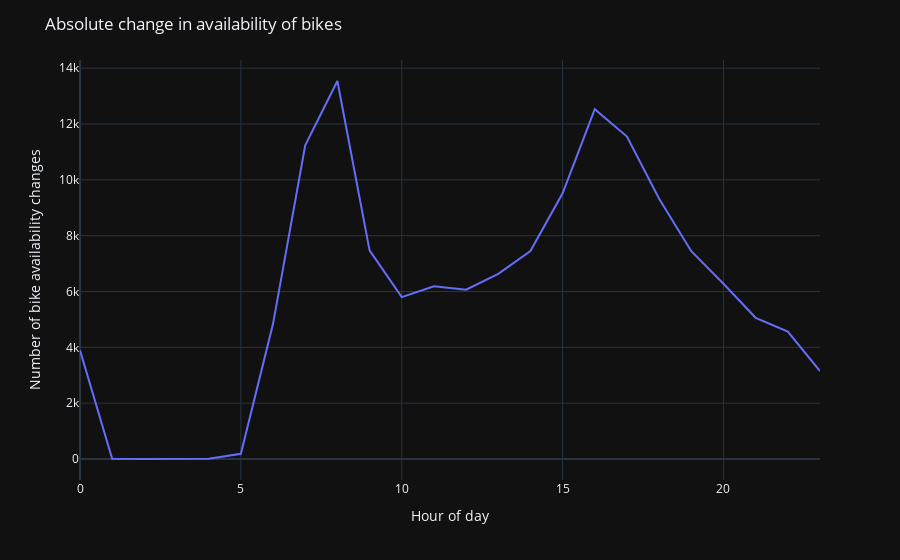

Notebook cell for this chart:
### Markdown cell above
## Absolute changes in bike numbers by hour

### Code cell
# Graph the absolute change in number of bikes at a station by the hour of day
stations.change_in_bikes = abs(stations['num_bikes_available'] - stations['num_bikes_available'].shift(-1)) * stations['station_id'] == stations['station_id'].shift(-1)
stations['change_in_bikes'] = stations['same_station_as_previous_row'] * abs(stations['num_bikes_available'] - stations['num_bikes_available'].shift(-1))

changed_by_hour = stations.groupby(stations.last_reported.dt.hour).change_in_bikes.sum()
fig = px.line(
    changed_by_hour, y='change_in_bikes', labels={'change_in_bikes': 'Number of bike availability changes', 'last_reported': 'Hour of day'}
)
fig.update_layout(title='Absolute change in availability of bikes')
fig

### Figure 1 — Plotly figure (JSON) as saved in the notebook; plotly's stock layout.template omitted (floating-point values rounded to 4 significant figures)
{"data": [{"hovertemplate": "Hour of day=%{x}<br>Number of bike availability changes=%{y}<extra></extra>", "legendgroup": "", "line": {"color": "#636efa", "dash": "solid"}, "marker": {"symbol": "circle"}, "mode": "lines", "name": "", "orientation": "v", "showlegend": false, "type": "scatter", "x": [0, 1, 2, 3, 4, 5, 6, 7, 8, 9, 10, 11, 12, 13, 14, 15, 16, 17, 18, 19, 20, 21, 22, 23], "xaxis": "x", "y": [3895, 6, 0, 0, 9, 184, 4842, 11237, 13541, 7473, 5798, 6188, 6065, 6631, 7448, 9518, 12533, 11552, 9322, 7445, 6276, 5058, 4563, 3151], "yaxis": "y"}], "layout": {"legend": {"tracegroupgap": 0}, "margin": {"t": 60}, "title": {"text": "Absolute change in availability of bikes"}, "xaxis": {"anchor": "y", "domain": [0, 1], "title": {"text": "Hour of day"}}, "yaxis": {"anchor": "x", "domain": [0, 1], "title": {"text": "Number of bike availability changes"}}}}
